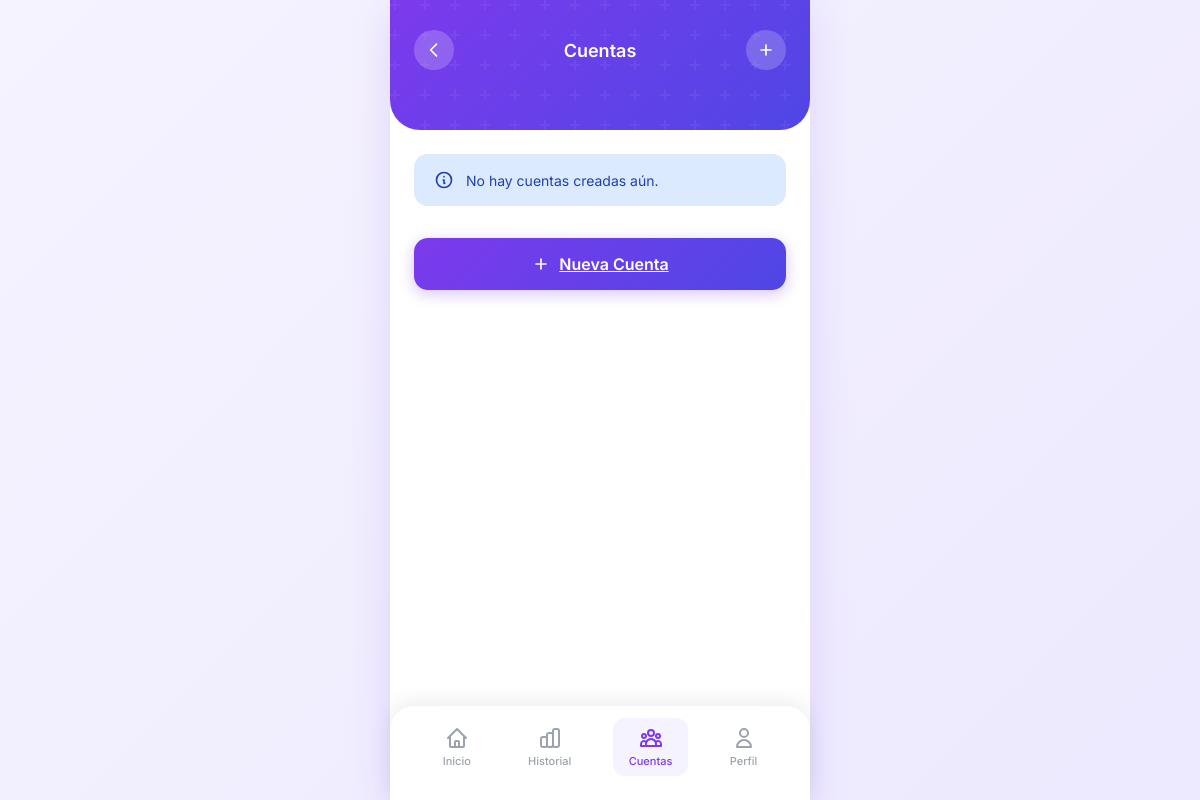
The page /cuentas/ on the database as committed earlier.
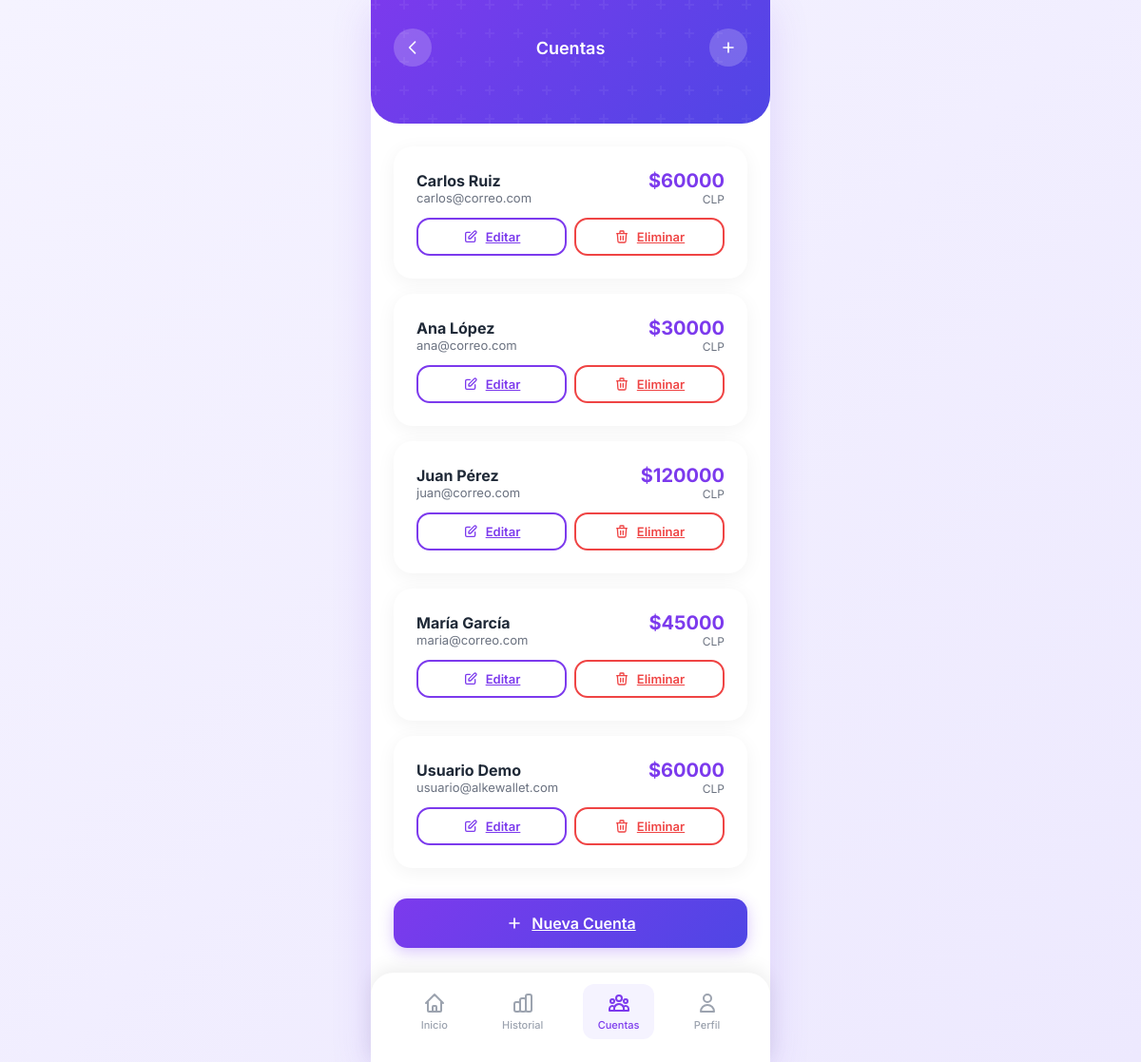
The same page on the database as committed later.
### wallet/models.py (models this page shows, shortened)
class Cuenta(models.Model):
    nombre = models.CharField(max_length=100)
    email = models.EmailField(unique=True)
    telefono = models.CharField(max_length=20, blank=True)
    saldo = models.DecimalField(max_digits=12, decimal_places=0, default=0)
    moneda = models.ForeignKey(Moneda, on_delete=models.PROTECT, related_name='cuentas')
    fecha_creacion = models.DateTimeField(auto_now_add=True)
    activa = models.BooleanField(default=True)
    class Meta:
        verbose_name = 'Cuenta'
        verbose_name_plural = 'Cuentas'
        ordering = ['-fecha_creacion']

class Moneda(models.Model):
    nombre = models.CharField(max_length=50)
    codigo = models.CharField(max_length=5, unique=True)
    simbolo = models.CharField(max_length=5)
    class Meta:
        verbose_name = 'Moneda'
        verbose_name_plural = 'Monedas'

### wallet/views.py (the view)
# urls.py: path('cuentas/', views.cuentas_lista, name='cuentas_lista'),
def cuentas_lista(request):
    cuentas = Cuenta.objects.select_related('moneda').all()
    contexto = {
        'titulo': 'Cuentas',
        'cuentas': cuentas,
    }
    return render(request, 'wallet/cuentas_lista.html', contexto)

### wallet/templates/wallet/cuentas_lista.html (shortened to what this page needs)
{% extends "wallet/base.html" %}
{% block content %}
<div class="wallet-header" style="padding-bottom: 40px;">
  <div class="header-top">
    <a href="{% url 'wallet:inicio' %}" class="header-icon" title="Volver">
      <svg xmlns="http://www.w3.org/2000/svg" width="20" height="20" fill="none" viewBox="0 0 24 24" stroke="currentColor">
        <path stroke-linecap="round" stroke-linejoin="round" stroke-width="2" d="M15 19l-7-7 7-7" />
      </svg>
    </a>
    <h2 style="font-size: 18px; font-weight: 600; color: white; margin: 0;">Cuentas</h2>
    <a href="{% url 'wallet:cuenta_crear' %}" class="header-icon" title="Nueva cuenta">
      <svg xmlns="http://www.w3.org/2000/svg" width="20" height="20" fill="none" viewBox="0 0 24 24" stroke="currentColor">
        <path stroke-linecap="round" stroke-linejoin="round" stroke-width="2" d="M12 6v6m0 0v6m0-6h6m-6 0H6" />
      </svg>
    </a>
  </div>
</div>
<div style="padding: 24px; padding-bottom: 120px;">
  {% if cuentas %}
  {% for cuenta in cuentas %}
  <div class="stats-card" style="margin-bottom: 16px;">
    <div style="display: flex; justify-content: space-between; align-items: center; margin-bottom: 12px;">
      <div>
        <div style="font-size: 16px; font-weight: 700; color: var(--text-dark);">{{ cuenta.nombre }}</div>
        <div style="font-size: 13px; color: var(--text-gray);">{{ cuenta.email }}</div>
      </div>
      <div style="text-align: right;">
        <div style="font-size: 20px; font-weight: 700; color: var(--primary-purple);">{{ cuenta.moneda.simbolo }}{{ cuenta.saldo }}</div>
        <div style="font-size: 12px; color: var(--text-gray);">{{ cuenta.moneda.codigo }}</div>
      </div>
    </div>
    <div style="display: flex; gap: 8px;">
      <a href="{% url 'wallet:cuenta_editar' cuenta.pk %}" class="btn btn-outline" style="flex: 1; font-size: 13px; padding: 10px;">
        <svg xmlns="http://www.w3.org/2000/svg" width="16" height="16" fill="none" viewBox="0 0 24 24" stroke="currentColor">
          <path stroke-linecap="round" stroke-linejoin="round" stroke-width="2" d="M11 5H6a2 2 0 00-2 2v11a2 2 0 002 2h11a2 2 0 002-2v-5m-1.414-9.414a2 2 0 112.828 2.828L11.828 15H9v-2.828l8.586-8.586z" />
        </svg>
        Editar
      </a>
      <a href="{% url 'wallet:cuenta_eliminar' cuenta.pk %}" class="btn btn-outline" style="flex: 1; font-size: 13px; padding: 10px; color: var(--danger-red); border-color: var(--danger-red);">
        Eliminar
      </a>
    </div>
  </div>
  {% endfor %}
  {% else %}
  <div class="alert alert-info">
    <svg xmlns="http://www.w3.org/2000/svg" width="20" height="20" fill="none" viewBox="0 0 24 24" stroke="currentColor">
      <path stroke-linecap="round" stroke-linejoin="round" stroke-width="2" d="M13 16h-1v-4h-1m1-4h.01M21 12a9 9 0 11-18 0 9 9 0 0118 0z" />
    </svg>
    <span>No hay cuentas creadas aún.</span>
  </div>
  {% endif %}
  <a href="{% url 'wallet:cuenta_crear' %}" class="btn btn-primary w-100" style="margin-top: 16px;">
    <svg xmlns="http://www.w3.org/2000/svg" width="20" height="20" fill="none" viewBox="0 0 24 24" stroke="currentColor">
      <path stroke-linecap="round" stroke-linejoin="round" stroke-width="2" d="M12 6v6m0 0v6m0-6h6m-6 0H6" />
    </svg>
    Nueva Cuenta
  </a>
</div>
{% endblock %}

### wallet/templates/wallet/base.html (shortened to what this page needs)
{% load static %}
<!DOCTYPE html>
<html lang="es">
<head>
  <link rel="stylesheet" href="{% static 'wallet/css/styles.css' %}">
</head>
<body>
  <div class="container">
    {% block content %}{% endblock %}
    <nav class="bottom-nav">
      <a href="{% url 'wallet:inicio' %}" class="nav-item {% if titulo == 'Dashboard' %}active{% endif %}">
        <span>Inicio</span>
      </a>
      <a href="{% url 'wallet:transacciones' %}" class="nav-item {% if titulo == 'Transacciones' %}active{% endif %}">
        <span>Historial</span>
      </a>
      <a href="{% url 'wallet:cuentas_lista' %}" class="nav-item {% if titulo == 'Cuentas' %}active{% endif %}">
        <span>Cuentas</span>
      </a>
      <a href="{% url 'wallet:perfil' %}" class="nav-item {% if titulo == 'Mi Perfil' %}active{% endif %}">
        <svg xmlns="http://www.w3.org/2000/svg" fill="none" viewBox="0 0 24 24" stroke="currentColor">
          <path stroke-linecap="round" stroke-linejoin="round" stroke-width="2" d="M16 7a4 4 0 11-8 0 4 4 0 018 0zM12 14a7 7 0 00-7 7h14a7 7 0 00-7-7z" />
        </svg>
        <span>Perfil</span>
      </a>
    </nav>
  </div>
</body>
</html>

### wallet/static/wallet/css/styles.css (style rules this page uses)
:root { --primary-purple: #7C3AED; --primary-dark: #5B21B6; --primary-light: #A78BFA; --gradient-start: #7C3AED; --gradient-end: #4F46E5; --success-green: #10B981; --warning-orange: #F59E0B; --danger-red: #EF4444; --bg-light: #F5F3FF; --bg-dark: #1F2937; --text-dark: #1F2937; --text-gray: #6B7280; --text-light: #9CA3AF; --card-shadow: 0 10px 40px rgba(124, 58, 237, 0.15); --card-shadow-hover: 0 20px 60px rgba(124, 58, 237, 0.25); }
* { margin: 0; padding: 0; box-sizing: border-box; }
body { font-family: 'Inter', 'Segoe UI', -apple-system, BlinkMacSystemFont, sans-serif; background: linear-gradient(135deg, var(--bg-light) 0%, #EDE9FE 100%); min-height: 100vh; padding: 0; }
.container { max-width: 420px; margin: 0 auto; padding: 0; min-height: 100vh; background: #FFFFFF; box-shadow: var(--card-shadow); position: relative; overflow-x: hidden; }
.wallet-header { background: linear-gradient(135deg, var(--gradient-start) 0%, var(--gradient-end) 100%); padding: 30px 24px 80px; border-radius: 0 0 30px 30px; position: relative; color: white; }
.wallet-header::before { content: ''; position: absolute; top: 0; left: 0; right: 0; bottom: 0; border-radius: 0 0 30px 30px; }
.header-top { display: flex; justify-content: space-between; align-items: center; margin-bottom: 20px; position: relative; z-index: 1; }
.header-icon { width: 40px; height: 40px; background: rgba(255, 255, 255, 0.2); border-radius: 50%; display: flex; align-items: center; justify-content: center; cursor: pointer; transition: all 0.3s ease; border: none; color: white; text-decoration: none; }
.btn { padding: 16px 24px; border-radius: 14px; font-size: 16px; font-weight: 600; font-family: inherit; border: none; cursor: pointer; transition: all 0.3s ease; display: inline-flex; align-items: center; justify-content: center; gap: 8px; }
.btn-primary { background: linear-gradient(135deg, var(--gradient-start) 0%, var(--gradient-end) 100%); color: white; box-shadow: 0 4px 15px rgba(124, 58, 237, 0.3); }
.btn-outline { background: transparent; border: 2px solid var(--primary-purple); color: var(--primary-purple); }
.w-100 { width: 100%; }
.stats-card { background: white; border-radius: 20px; padding: 24px; box-shadow: 0 4px 20px rgba(0, 0, 0, 0.05); }
.bottom-nav { position: fixed; bottom: 0; left: 50%; transform: translateX(-50%); width: 100%; max-width: 420px; background: white; padding: 12px 24px 24px; display: flex; justify-content: space-around; box-shadow: 0 -4px 20px rgba(0, 0, 0, 0.08); border-radius: 24px 24px 0 0; z-index: 100; }
.nav-item { display: flex; flex-direction: column; align-items: center; gap: 4px; text-decoration: none; color: var(--text-light); padding: 8px 16px; border-radius: 12px; transition: all 0.3s ease; }
.nav-item.active { color: var(--primary-purple); background: var(--bg-light); }
.nav-item svg { width: 24px; height: 24px; }
.nav-item span { font-size: 11px; font-weight: 500; }
.wallet-header { animation: fadeIn 0.6s ease; }
.stats-card { animation: fadeInUp 0.5s ease 0.2s forwards; opacity: 0; }

Rows that differ between the two databases and show on the page:
added Cuenta: nombre "Carlos Ruiz", email "carlos@correo.com", moneda.simbolo "$", saldo "60000", moneda.codigo "CLP"
added Cuenta: nombre "Ana López", email "ana@correo.com", moneda.simbolo "$", saldo "30000", moneda.codigo "CLP"
added Cuenta: nombre "Juan Pérez", email "juan@correo.com", moneda.simbolo "$", saldo "120000", moneda.codigo "CLP"
added Cuenta: nombre "María García", email "maria@correo.com", moneda.simbolo "$", saldo "45000", moneda.codigo "CLP"
added Cuenta: nombre "Usuario Demo", email "usuario@alkewallet.com", moneda.simbolo "$", saldo "60000", moneda.codigo "CLP"
Other text that changed with them:
text no longer shown: "No hay cuentas creadas aún."
